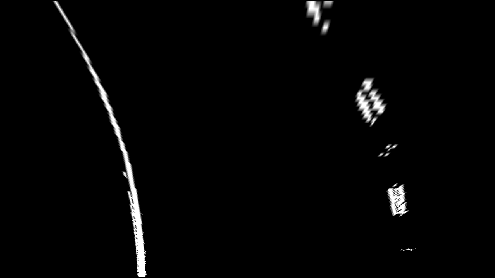
#> input picture example_images/perspective_trans.png, 495 x 278 px
$ python Line.py   (older library calls are emulated)
#> lines starting #> are read from the running program, lines starting #| are printed output that depends on the picture; after the words box and inside, x2 and y2 are one past the last pixel; in counts of white or black regions, pixels touching at a corner belong together; long printed decimals are rounded
import numpy as np
import matplotlib.image as mpimg
import matplotlib.pyplot as plt
import cv2

# Load our image

def find_lane_pixels(binary_warped):
    # Take a histogram of the bottom half of the image
    histogram = np.sum(binary_warped[binary_warped.shape[0]//2:,:], axis=0)
    # Create an output image to draw on and visualize the result
    out_img = np.dstack((binary_warped, binary_warped, binary_warped))
    # Find the peak of the left and right halves of the histogram
    # These will be the starting point for the left and right lines
    midpoint = np.int(histogram.shape[0]//2)
    leftx_base = np.argmax(histogram[:midpoint])
    rightx_base = np.argmax(histogram[midpoint:]) + midpoint

    # HYPERPARAMETERS
    # Choose the number of sliding windows
    nwindows = 10
    # Set the width of the windows +/- margin
    margin = 40
    # Set minimum number of pixels found to recenter window
    minpix = 50

    # Set height of windows - based on nwindows above and image shape
    window_height = np.int(binary_warped.shape[0]//nwindows)
    # Identify the x and y positions of all nonzero pixels in the image
    nonzero = binary_warped.nonzero()
    nonzeroy = np.array(nonzero[0])
    nonzerox = np.array(nonzero[1])
    # Current positions to be updated later for each window in nwindows
    leftx_current = leftx_base
    rightx_current = rightx_base

    # Create empty lists to receive left and right lane pixel indices
    left_lane_inds = []
    right_lane_inds = []

    # Step through the windows one by one
    for window in range(nwindows):
        # Identify window boundaries in x and y (and right and left)
        win_y_low = binary_warped.shape[0] - (window+1)*window_height
        win_y_high = binary_warped.shape[0] - window*window_height
        win_xleft_low = leftx_current - margin
        win_xleft_high = leftx_current + margin
        win_xright_low = rightx_current - margin
        win_xright_high = rightx_current + margin

        # Draw the windows on the visualization image
        cv2.rectangle(out_img,(win_xleft_low,win_y_low),
        (win_xleft_high,win_y_high),(0,255,0), 2)
        cv2.rectangle(out_img,(win_xright_low,win_y_low),
        (win_xright_high,win_y_high),(0,255,0), 2)

        # Identify the nonzero pixels in x and y within the window #
        good_left_inds = ((nonzeroy >= win_y_low) & (nonzeroy < win_y_high) &
        (nonzerox >= win_xleft_low) &  (nonzerox < win_xleft_high)).nonzero()[0]
        good_right_inds = ((nonzeroy >= win_y_low) & (nonzeroy < win_y_high) &
        (nonzerox >= win_xright_low) &  (nonzerox < win_xright_high)).nonzero()[0]

        # Append these indices to the lists
        left_lane_inds.append(good_left_inds)
        right_lane_inds.append(good_right_inds)

        # If you found > minpix pixels, recenter next window on their mean position
        if len(good_left_inds) > minpix:
            leftx_current = np.int(np.mean(nonzerox[good_left_inds]))
        if len(good_right_inds) > minpix:
            rightx_current = np.int(np.mean(nonzerox[good_right_inds]))

    # Concatenate the arrays of indices (previously was a list of lists of pixels)
    try:
        left_lane_inds = np.concatenate(left_lane_inds)
        right_lane_inds = np.concatenate(right_lane_inds)
    except ValueError:
        # Avoids an error if the above is not implemented fully
        pass

    # Extract left and right line pixel positions
    leftx = nonzerox[left_lane_inds]
    lefty = nonzeroy[left_lane_inds]
    rightx = nonzerox[right_lane_inds]
    righty = nonzeroy[right_lane_inds]

    return leftx, lefty, rightx, righty, out_img


def fit_polynomial(binary_warped):
    # Find our lane pixels first
    leftx, lefty, rightx, righty, out_img = find_lane_pixels(binary_warped)

    # Fit a second order polynomial to each using `np.polyfit`
    left_fit = np.polyfit(lefty, leftx, 2)
    right_fit = np.polyfit(righty, rightx, 2)

    # Generate x and y values for plotting
    ploty = np.linspace(0, binary_warped.shape[0]-1, binary_warped.shape[0] )
    try:
        left_fitx = left_fit[0]*ploty**2 + left_fit[1]*ploty + left_fit[2]
        right_fitx = right_fit[0]*ploty**2 + right_fit[1]*ploty + right_fit[2]
    except TypeError:
        # Avoids an error if `left` and `right_fit` are still none or incorrect
        print('The function failed to fit a line!')
        left_fitx = 1*ploty**2 + 1*ploty
        right_fitx = 1*ploty**2 + 1*ploty

    ## Visualization ##
    # Colors in the left and right lane regions
    out_img[lefty, leftx] = [255, 0, 0]
    out_img[righty, rightx] = [0, 0, 255]

    # Plots the left and right polynomials on the lane lines
    plt.plot(left_fitx, ploty, color='yellow')
    plt.plot(right_fitx, ploty, color='yellow')

    return out_img, left_fit, right_fit

def fit_poly(img_shape, leftx, lefty, rightx, righty):
    # Fit a second order polynomial to each with np.polyfit() ###
    left_fit = np.polyfit(lefty, leftx, 2)
    right_fit = np.polyfit(righty, rightx, 2)
    # Generate x and y values for plotting
    ploty = np.linspace(0, img_shape[0]-1, img_shape[0])
    # Calc both polynomials using ploty, left_fit and right_fit ###
    left_fitx = left_fit[0]*ploty**2 + left_fit[1]*ploty + left_fit[2]
    right_fitx = right_fit[0]*ploty**2 + right_fit[1]*ploty + right_fit[2]

    return left_fitx, right_fitx, ploty

def search_around_poly(binary_warped, left_fit, right_fit):
    # HYPERPARAMETER
    # Choose the width of the margin around the previous polynomial to search
    margin = 40

    # Grab activated pixels
    nonzero = binary_warped.nonzero()
    nonzeroy = np.array(nonzero[0])
    nonzerox = np.array(nonzero[1])

    # Set the area of search based on activated x-values ###
    # Within the +/- margin of our polynomial function ###
    left_lane_inds = ((nonzerox > (left_fit[0]*(nonzeroy**2) + left_fit[1]*nonzeroy +
                    left_fit[2] - margin)) & (nonzerox < (left_fit[0]*(nonzeroy**2) +
                    left_fit[1]*nonzeroy + left_fit[2] + margin)))
    right_lane_inds = ((nonzerox > (right_fit[0]*(nonzeroy**2) + right_fit[1]*nonzeroy +
                    right_fit[2] - margin)) & (nonzerox < (right_fit[0]*(nonzeroy**2) +
                    right_fit[1]*nonzeroy + right_fit[2] + margin)))

    # Again, extract left and right line pixel positions
    leftx = nonzerox[left_lane_inds]
    lefty = nonzeroy[left_lane_inds]
    rightx = nonzerox[right_lane_inds]
    righty = nonzeroy[right_lane_inds]

    # Fit new polynomials
    left_fitx, right_fitx, ploty = fit_poly(binary_warped.shape, leftx, lefty, rightx, righty)

    ## Visualization ##
    # Create an image to draw on and an image to show the selection window
    out_img = np.dstack((binary_warped, binary_warped, binary_warped))*255
    window_img = np.zeros_like(out_img)
    # Color in left and right line pixels
    out_img[nonzeroy[left_lane_inds], nonzerox[left_lane_inds]] = [255, 0, 0]
    out_img[nonzeroy[right_lane_inds], nonzerox[right_lane_inds]] = [0, 0, 255]

    # Generate a polygon to illustrate the search window area
    # And recast the x and y points into usable format for cv2.fillPoly()
    left_line_window1 = np.array([np.transpose(np.vstack([left_fitx-margin, ploty]))])
    left_line_window2 = np.array([np.flipud(np.transpose(np.vstack([left_fitx+margin,
                              ploty])))])
    left_line_pts = np.hstack((left_line_window1, left_line_window2))
    right_line_window1 = np.array([np.transpose(np.vstack([right_fitx-margin, ploty]))])
    right_line_window2 = np.array([np.flipud(np.transpose(np.vstack([right_fitx+margin,
                              ploty])))])
    right_line_pts = np.hstack((right_line_window1, right_line_window2))

    # Draw the lane onto the warped blank image
    cv2.fillPoly(window_img, np.int_([left_line_pts]), (0,255, 0))
    cv2.fillPoly(window_img, np.int_([right_line_pts]), (0,255, 0))
    result = cv2.addWeighted(out_img, 1, window_img, 0.1, 0)

    # Plot the polynomial lines onto the image
    plt.plot(left_fitx, ploty, color='yellow')
    plt.plot(right_fitx, ploty, color='yellow')

    return result, left_fitx, right_fitx, ploty

def measure_curvature_real(left_fitx, right_fitx, ploty):
    # Define conversions in x and y from pixels space to meters
    ym_per_pix = 30/720 # meters per pixel in y dimension
    xm_per_pix = 3.7/700 # meters per pixel in x dimension

    # Start by generating our fake example data
    left_fit_cr = np.polyfit(ploty*ym_per_pix, left_fitx*xm_per_pix, 2)
    right_fit_cr = np.polyfit(ploty*ym_per_pix, right_fitx*xm_per_pix, 2)

    # Define y-value. Choose the maximum y-value, corresponding to the bottom of the image.
    y_eval = np.max(ploty)

    # Calculation of R_curve (radius of curvature)
    left_curverad = ((1 + (2*left_fit_cr[0]*y_eval*ym_per_pix + left_fit_cr[1])**2)**1.5) / np.absolute(2*left_fit_cr[0])
    right_curverad = ((1 + (2*right_fit_cr[0]*y_eval*ym_per_pix + right_fit_cr[1])**2)**1.5) / np.absolute(2*right_fit_cr[0])


    return left_curverad, right_curverad

def measure_vehicle_position(img, left_fit, right_fit):

    xm_per_pix = 3.7/1280 # meters per pixel in x dimension
    bottom_y = img.shape[0] - 1
    bottom_x_left = left_fit[0] * (bottom_y ** 2) + left_fit[1] * bottom_y + left_fit[2]
    bottom_x_right = right_fit[0] * (bottom_y ** 2) + right_fit[1] * bottom_y + right_fit[2]
    vehicle_position = (img.shape[1] / 2 - (bottom_x_left + bottom_x_right) / 2) * xm_per_pix

    return vehicle_position

if __name__=="__main__":

    # Sliding window step
    binary_warped = mpimg.imread('example_images/perspective_trans.png')
#> binary_warped is the input picture: shape (278, 495, 4) float32; mean R, G, B, A 0.0192, 0.0192, 0.0192, 1
    binary_warped = cv2.cvtColor(binary_warped, cv2.COLOR_BGR2GRAY)
#> binary_warped: shape (278, 495) float32
    out_img, left_fit, right_fit = fit_polynomial(binary_warped)
#> in find_lane_pixels, `histogram = np.sum(binary_warped[binary_warped.shape[0]//2:,:], axis=0)`: histogram = 495 values, max 71.73 at index 137, min 0 at index 0, mean 2.72
#> in find_lane_pixels, `leftx_base = np.argmax(histogram[:midpoint])`: leftx_base = 137
#> in find_lane_pixels, `rightx_base = np.argmax(histogram[midpoint:]) + midpoint`: rightx_base = 401
#> in find_lane_pixels, `nonzero = binary_warped.nonzero()`: nonzero = 4360 positions, rows 1 to 276, columns 52 to 415
#> in find_lane_pixels, `nonzeroy = np.array(nonzero[0])`: nonzeroy = 4360 values from 1 to 276
#> in find_lane_pixels, `nonzerox = np.array(nonzero[1])`: nonzerox = 4360 values, max 415 at index 4088, min 52 at index 0, mean 238.6
#> in find_lane_pixels, `leftx_current = leftx_base`: leftx_current = 137
#> in find_lane_pixels, `rightx_current = rightx_base`: rightx_current = 401
#> the loop in find_lane_pixels, `for window in range(nwindows):` made 10 passes
#> (win_xleft_low, win_xleft_high, win_xright_low, win_xright_high, leftx_current, rightx_current) on passes 3 to 8: (98, 178, 361, 441, 134, 397), (94, 174, 357, 437, 130, 396), (90, 170, 356, 436, 125, 387), (85, 165, 347, 427, 115, 369), (75, 155, 329, 409, 105, 369), (65, 145, 329, 409, 94, 367)
#> (win_xleft_low, win_xleft_high, win_xright_low, win_xright_high, leftx_current) on passes 1, 2, 9, 10: (97, 177, 361, 441, 140), (100, 180, 361, 441, 138), (54, 134, 327, 407, 81), (41, 121, 327, 407, 67)
#> after the loop in find_lane_pixels, `for window in range(nwindows):`:
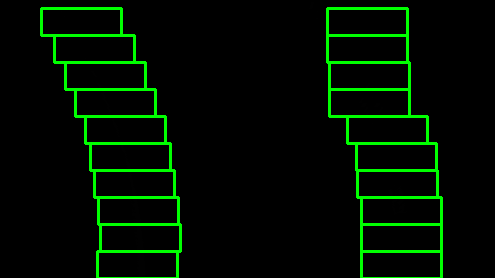
#> out_img: shape (278, 495, 3) float32; mean of channels 0, 1, 2 0, 15.4, 0; drawn as R, G, B
#> after the loop in find_lane_pixels, `for window in range(nwindows):`: left_lane_inds = 10 items
#> in find_lane_pixels, `left_lane_inds = np.concatenate(left_lane_inds)`: left_lane_inds = 2157 values, max 4359 at index 233, min 240 at index 1995, mean 2597.8
#> in find_lane_pixels, `right_lane_inds = np.concatenate(right_lane_inds)`: right_lane_inds = 1625 values, max 4125 at index 19, min 269 at index 1580, mean 2279.9
#> in find_lane_pixels, `leftx = nonzerox[left_lane_inds]`: leftx = 2157 values, max 146 at index 10, min 57 at index 1995, mean 117.1
#> in find_lane_pixels, `lefty = nonzeroy[left_lane_inds]`: lefty = 2157 values, max 276 at index 226, min 8 at index 1995, mean 154.1
#> in find_lane_pixels, `rightx = nonzerox[right_lane_inds]`: rightx = 1625 values, max 415 at index 1, min 327 at index 1580, mean 378.3
#> in find_lane_pixels, `righty = nonzeroy[right_lane_inds]`: righty = 1625 values, max 250 at index 14, min 8 at index 1580, mean 133.9
#> in fit_polynomial, `left_fit = np.polyfit(lefty, leftx, 2)`: left_fit = [-0.00115, 0.631, 53.63]
#> in fit_polynomial, `right_fit = np.polyfit(righty, rightx, 2)`: right_fit = [-0.000977, 0.573, 321.5]
#> in fit_polynomial, `left_fitx = left_fit[0]*ploty**2 + left_fit[1]*ploty + left_fit[2]`: left_fitx = 278 values, max 140.5 at index 275, min 53.63 at index 0, mean 111.7
#> in fit_polynomial, `right_fitx = right_fit[0]*ploty**2 + right_fit[1]*ploty + right_fit[2]`: right_fitx = 278 values from 321.5 to 405.4
#> left_fit = [-0.00115, 0.631, 53.63]; right_fit = [-0.000977, 0.573, 321.5]

    result, left_fitx, right_fitx, ploty = search_around_poly(binary_warped, left_fit, right_fit)
#> in search_around_poly, `nonzero = binary_warped.nonzero()`: nonzero = 4360 positions, rows 1 to 276, columns 52 to 415
#> in search_around_poly, `nonzeroy = np.array(nonzero[0])`: nonzeroy = 4360 values from 1 to 276
#> in search_around_poly, `leftx = nonzerox[left_lane_inds]`: leftx = 2197 values, max 146 at index 1973, min 52 at index 0, mean 116
#> in search_around_poly, `lefty = nonzeroy[left_lane_inds]`: lefty = 2197 values from 1 to 276
#> in search_around_poly, `rightx = nonzerox[right_lane_inds]`: rightx = 2163 values, max 415 at index 2144, min 304 at index 142, mean 363.2
#> in search_around_poly, `righty = nonzeroy[right_lane_inds]`: righty = 2163 values from 1 to 250
#> in fit_poly, `left_fit = np.polyfit(lefty, leftx, 2)`: left_fit = [-0.00114, 0.63, 53.73]
#> in fit_poly, `right_fit = np.polyfit(righty, rightx, 2)`: right_fit = [-0.00146, 0.731, 309.9]
#> in fit_poly, `left_fitx = left_fit[0]*ploty**2 + left_fit[1]*ploty + left_fit[2]`: left_fitx = 278 values, max 140.5 at index 276, min 53.73 at index 0, mean 111.7
#> in fit_poly, `right_fitx = right_fit[0]*ploty**2 + right_fit[1]*ploty + right_fit[2]`: right_fitx = 278 values, max 401.1 at index 250, min 309.9 at index 0, mean 373.6
#> in search_around_poly, `left_fitx, right_fitx, ploty = fit_poly(binary_warped.shape, leftx, le..`: ploty = 278 values from 0 to 277
#> in search_around_poly, `out_img[nonzeroy[right_lane_inds], nonzerox[right_lane_inds]] = [0, 0,..`:
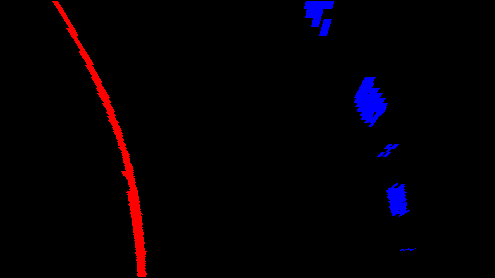
#> out_img: shape (278, 495, 3) float32; mean of channels 0, 1, 2 4.1, 0, 4; drawn as R, G, B
#> in search_around_poly, `left_line_window1 = np.array([np.transpose(np.vstack([left_fitx-margin..`: left_line_window1 = 278 pairs, first value 13.73 to 100.5, second value 0 to 277
#> in search_around_poly, `left_line_window2 = np.array([np.flipud(np.transpose(np.vstack([left_f..`: left_line_window2 = 278 pairs, first value 93.73 to 180.5, second value 0 to 277
#> in search_around_poly, `left_line_pts = np.hstack((left_line_window1, left_line_window2))`: left_line_pts = 556 pairs, first value 13.73 to 180.5, second value 0 to 277
#> in search_around_poly, `right_line_window1 = np.array([np.transpose(np.vstack([right_fitx-marg..`: right_line_window1 = 278 pairs, first value 269.9 to 361.1, second value 0 to 277
#> in search_around_poly, `right_line_window2 = np.array([np.flipud(np.transpose(np.vstack([right..`: right_line_window2 = 278 pairs, first value 349.9 to 441.1, second value 0 to 277
#> in search_around_poly, `right_line_pts = np.hstack((right_line_window1, right_line_window2))`: right_line_pts = 556 pairs, first value 269.9 to 441.1, second value 0 to 277
#> in search_around_poly, `cv2.fillPoly(window_img, np.int_([left_line_pts]), (0,255, 0))`:
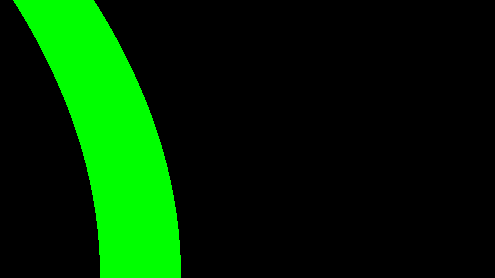
#> window_img: shape (278, 495, 3) float32; mean of channels 0, 1, 2 0, 41.7, 0; drawn as R, G, B
#> in search_around_poly, `cv2.fillPoly(window_img, np.int_([right_line_pts]), (0,255, 0))`:
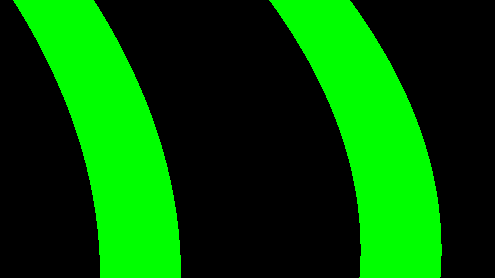
#> window_img: shape (278, 495, 3) float32; 16.36% of pixels changed, all inside (x1, y1, x2, y2) = (269, 0, 442, 278); drawn as R, G, B
#> in search_around_poly, `result = cv2.addWeighted(out_img, 1, window_img, 0.1, 0)`:
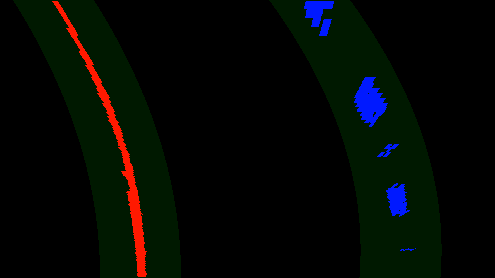
#> result: shape (278, 495, 3) float32; mean of channels 0, 1, 2 4.1, 8.3, 4; drawn as R, G, B
#> ploty = 278 values from 0 to 277
    plt.imshow(result)
    plt.savefig('example_images/search_around_poly.png')
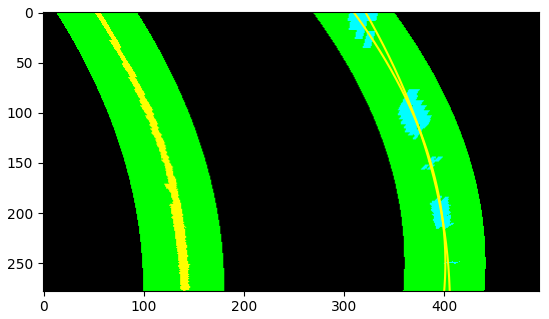
#> figure drawn by matplotlib, 1 panel
    #
    left_curverad, right_curverad = measure_curvature_real(left_fitx, right_fitx, ploty)
#> in measure_curvature_real, `left_fit_cr = np.polyfit(ploty*ym_per_pix, left_fitx*xm_per_pix, 2)`: left_fit_cr = [-0.00348, 0.0799, 0.284]
#> in measure_curvature_real, `right_fit_cr = np.polyfit(ploty*ym_per_pix, right_fitx*xm_per_pix, 2)`: right_fit_cr = [-0.00446, 0.0927, 1.64]
#> in measure_curvature_real, `y_eval = np.max(ploty)`: y_eval = 277
#> in measure_curvature_real, `left_curverad = ((1 + (2*left_fit_cr[0]*y_eval*ym_per_pix + left_fit_c..`: left_curverad = 143.9
#> in measure_curvature_real, `right_curverad = ((1 + (2*right_fit_cr[0]*y_eval*ym_per_pix + right_fi..`: right_curverad = 112.2
#> left_curverad = 143.9; right_curverad = 112.2
    print(left_curverad, 'm', right_curverad, 'm')
#| 143.851 m 112.183 m
